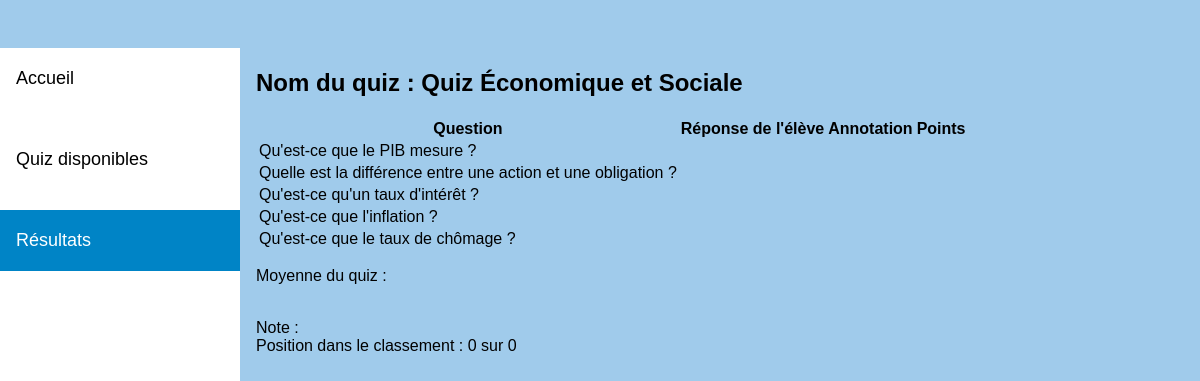
The page /consultcopie.php?id_quiz=6 on the database as committed earlier.
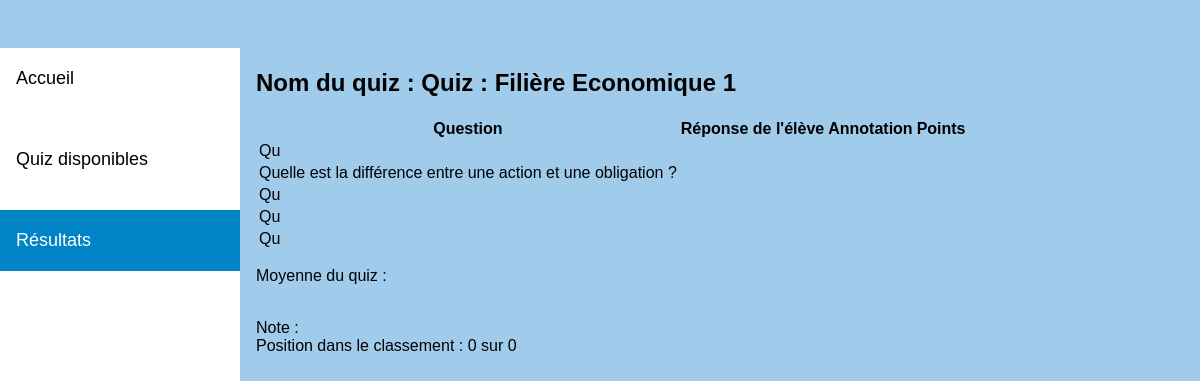
The same page on the database as committed later.
### tables this page shows
CREATE TABLE `quiz` (
  `id_quiz` int(11) NOT NULL,
  `id_promo` int(11) NOT NULL,
  `nom` varchar(255) NOT NULL,
  `id_formateur` int(11) NOT NULL,
  `start_time` datetime DEFAULT NULL,
  `end_time` datetime DEFAULT NULL
);

CREATE TABLE `question` (
  `id_question` int(11) NOT NULL,
  `id_quiz` int(11) NOT NULL,
  `nom` text NOT NULL,
  `points` int(11) NOT NULL
);

### consultcopie.php (the view, shortened to what this page needs)
<html>
 <head>
 <link rel="stylesheet" href="accueil.css" media="screen" type="text/css" />
</head>
<body>
<ul>
  <li><a href="eleve.php">Accueil</a></li>
  <li><a href="repondre_quiz_liste.php">Quiz disponibles</a></li>
  <li><a class="active" href="consult_quiz_liste.php">Résultats</a></li>
</ul>
<?php
  require_once('connexion.php');
  $id_quiz = $_GET['id_quiz'];
  $query = "SELECT nom FROM quiz WHERE id_quiz = :id_quiz";
  $stmt = $bdd->prepare($query);
  $stmt->execute(array(':id_quiz' => $id_quiz));
  $nom_quiz = $stmt->fetch()['nom'];
  $query = "SELECT id_question, nom, points FROM question WHERE id_quiz = :id_quiz";
  $stmt = $bdd->prepare($query);
  $stmt->execute(array(':id_quiz' => $id_quiz));
  $questions = $stmt->fetchAll();
  $query = "SELECT id_reponse, reponseeleve, annotations, points FROM reponse WHERE id_question = :id_question AND id_user = :id_user";
  $stmt = $bdd->prepare($query);
  $query = "SELECT AVG(note) AS moyenne FROM resultat WHERE id_quiz = :id_quiz";
  $stmt2 = $bdd->prepare($query);
  $stmt2->execute(array(':id_quiz' => $id_quiz));
  $moyenne_quiz = $stmt2->fetch()['moyenne'];
  ?>
<div id='container'>
  <h2>Nom du quiz : <?php echo $nom_quiz; ?></h2>
  <table>
    <thead>
      <tr>
        <th>Question</th>
        <th>Réponse de l'élève</th>
        <th>Annotation</th>
        <th>Points</th>
      </tr>
    </thead>
    <tbody>
      <?php foreach ($questions as $question) { ?>
        <tr>
          <td><?php echo $question['nom']; ?></td>
          <?php
            $stmt->execute(array(':id_question' => $question['id_question'], ':id_user' => $id_user));
            $reponse = $stmt->fetch();
          ?>
          <td><?php echo $reponse['reponseeleve']; ?></td>
          <td><?php echo $reponse['annotations']; ?></td>
          <td><?php echo $reponse['points']; ?></td>
        </tr>
      <?php } ?>
    </tbody>
  </table>
  <p>Moyenne du quiz :</p>
  <?php echo "$moyenne_quiz <br/>"; ?>
  <?php
$query = "SELECT note FROM resultat WHERE id_quiz = :id_quiz AND id_user = :id_user";
$stmt = $bdd->prepare($query);
$stmt->execute(array(':id_quiz' => $id_quiz, ':id_user' => $id_user));
$note_eleve = $stmt->fetch()['note'];
$position = 0;
$query = "SELECT COUNT(DISTINCT id_user) AS total FROM resultat WHERE id_quiz = :id_quiz";
$stmt = $bdd->prepare($query);
$stmt->execute(array(':id_quiz' => $id_quiz));
$total_eleves = $stmt->fetch()['total'];
echo "Note : " . $note_eleve . "<br/>";
echo "Position dans le classement : " . $position . " sur " . $total_eleves;
?>
</div>
</body>
</html>

### accueil.css (style rules this page uses)
body { background: #a0cbeb; margin: 0; font-family: 'Gill Sans', 'Gill Sans MT', Calibri, 'Trebuchet MS', sans-serif; }
ul { list-style-type: none; margin: 0; padding: 0; width: 20%; background-color: white; position: fixed; height: 100%; overflow: auto; font-size: large; }
li a { display: block; color: #000; margin-bottom: 1.1em; padding: 20px 16px 20px; text-decoration: none; }
li a.active { background-color: #0084c6; color: white; }
#container { margin-top: 3em; margin-left: 20%; padding:1px 16px; height:1000px; }

Rows that differ between the two databases and show on the page:
changed quiz: nom "Quiz Économique et Sociale" → "Quiz : Filière Economique 1"
changed question (number 1 of 5 on the later page): nom "Qu'est-ce que le PIB mesure ?" → "Qu"
changed question (number 3 of 5 on the later page): nom "Qu'est-ce qu'un taux d'intérêt ?" → "Qu"
changed question (number 4 of 5 on the later page): nom "Qu'est-ce que l'inflation ?" → "Qu"
changed question (number 5 of 5 on the later page): nom "Qu'est-ce que le taux de chômage ?" → "Qu"
